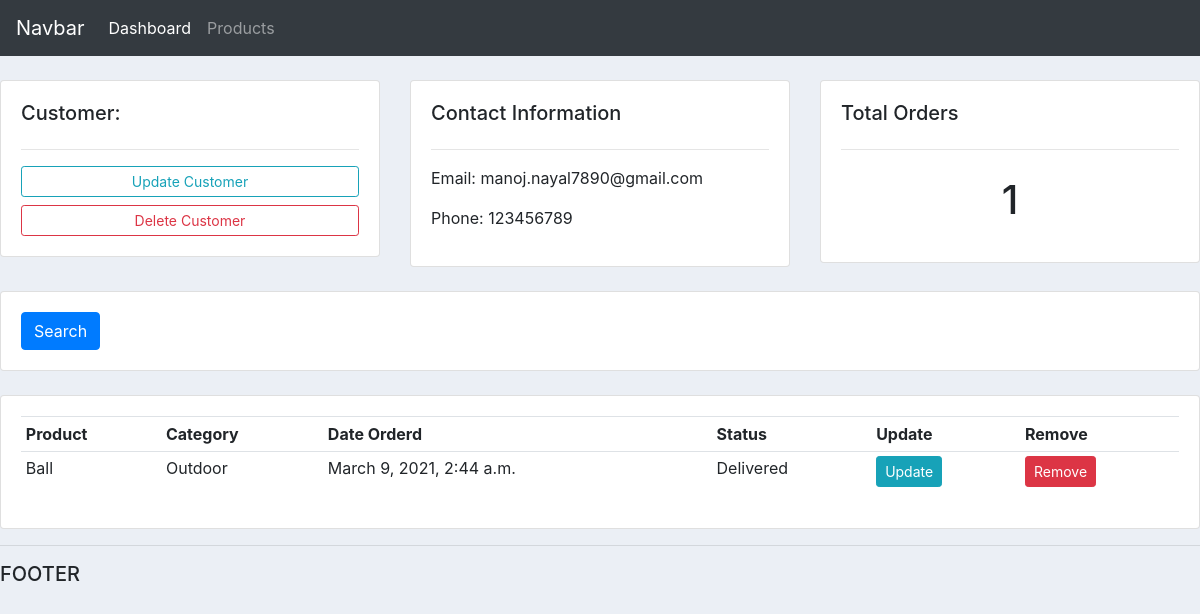
/customer-profile/2, run on the app's committed database.
### accounts/models.py (models this page shows, shortened)
class Customer(models.Model):
    name = models.CharField(max_length=200, null=True)
    phone = models.CharField(max_length=200, null=True)
    email = models.CharField(max_length=200, null=True)
    date_created = models.DateTimeField(auto_now_add=True, null=True)

class Order(models.Model):
    STATUS = (
        ('Pending', 'Pending'),
        ('Out for Delivery', 'Out for Delivery'),
        ('Delivered', 'Delivered')
    )
    customer = models.ForeignKey(Customer, null=True, on_delete=models.CASCADE)
    product = models.ForeignKey(Product, null=True, on_delete=models.CASCADE)
    date_created = models.DateTimeField(auto_now_add=True, null=True)
    status = models.CharField(max_length=200, null=True, choices=STATUS)

class Product(models.Model):
    CATEGORY = (
        ('Indoor', 'Indoor'),
        ('Outdoor', 'Outdoor')
    )
    name = models.CharField(max_length=200, null=True)
    price = models.FloatField(null=True)
    category = models.CharField(max_length=200, null=True, choices=CATEGORY)
    description = models.CharField(max_length=200, null=True, blank=True)
    date_created = models.DateTimeField(auto_now_add=True, null=True)
    tags = models.ManyToManyField(Tag)
    def __str__(self):
        return self.name

### accounts/views.py (the view)
# urls.py: path('customer-profile/<str:pk>', views.customer, name="customer"),  #dynamic url
def customer(request, pk):
    customer = Customer.objects.get(id=pk)
    orders = customer.order_set.all()
    order_count = orders.count()
    context = {'customer': customer, 'orders': orders, 'order_count':order_count}
    return render(request, 'accounts/customer.html', context)

### accounts/templates/accounts/customer.html
{%  extends 'accounts/main.html' %}
{% block content %}
	<br>
<div class="row">
	<div class="col-md">
		<div class="card card-body">
			<h5>Customer:</h5>
			<hr>
			<a class="btn btn-outline-info  btn-sm btn-block" href="">Update Customer</a>
			<a class="btn btn-outline-danger  btn-sm btn-block" href="">Delete Customer</a>
		</div>
	</div>
	<div class="col-md">
		<div class="card card-body">
			<h5>Contact Information</h5>
			<hr>
			<p>Email: {{customer.email}}</p>
			<p>Phone: {{customer.phone}}</p>
		</div>
	</div>
	<div class="col-md">
		<div class="card card-body">
			<h5>Total Orders</h5>
			<hr>
			<h1 style="text-align: center;padding: 10px">{{order_count}}</h1>
		</div>
	</div>
</div>
<br>
<div class="row">
	<div class="col">
		<div class="card card-body">
			<form method="get">
		    <button class="btn btn-primary" type="submit">Search</button>
		  </form>
		</div>
	</div>
</div>
<br>
<div class="row">
	<div class="col-md">
		<div class="card card-body">
			<table class="table table-sm">
				<tr>
					<th>Product</th>
					<th>Category</th>
					<th>Date Orderd</th>
					<th>Status</th>
					<th>Update</th>
					<th>Remove</th>
				</tr>
				{% for order in orders %}
					<tr>
						<td>{{ order.product }}</td>
						<td>{{ order.product.category }}</td>
						<td>{{ order.date_created }}</td>
						<td>{{ order.status }}</td>
						<td><a class="btn btn-sm btn-info" href="#">Update</a></td>
						<td><a class="btn btn-sm btn-danger" href="#">Remove</a></td>
					</tr>
				{% endfor %}
			</table>
		</div>
	</div>
</div>
{% endblock %}

### accounts/static/accounts/css/main.css (style rules this page uses)
body { background-color: #ebeff5; }

### data on the page
Customer: email "manoj.nayal7890@gmail.com", phone "123456789"
Order: product "Ball", product.category "Outdoor", date_created "March 9, 2021, 2:44 a.m.", status "Delivered"

### other printed values
{{ order_count }} "1"
